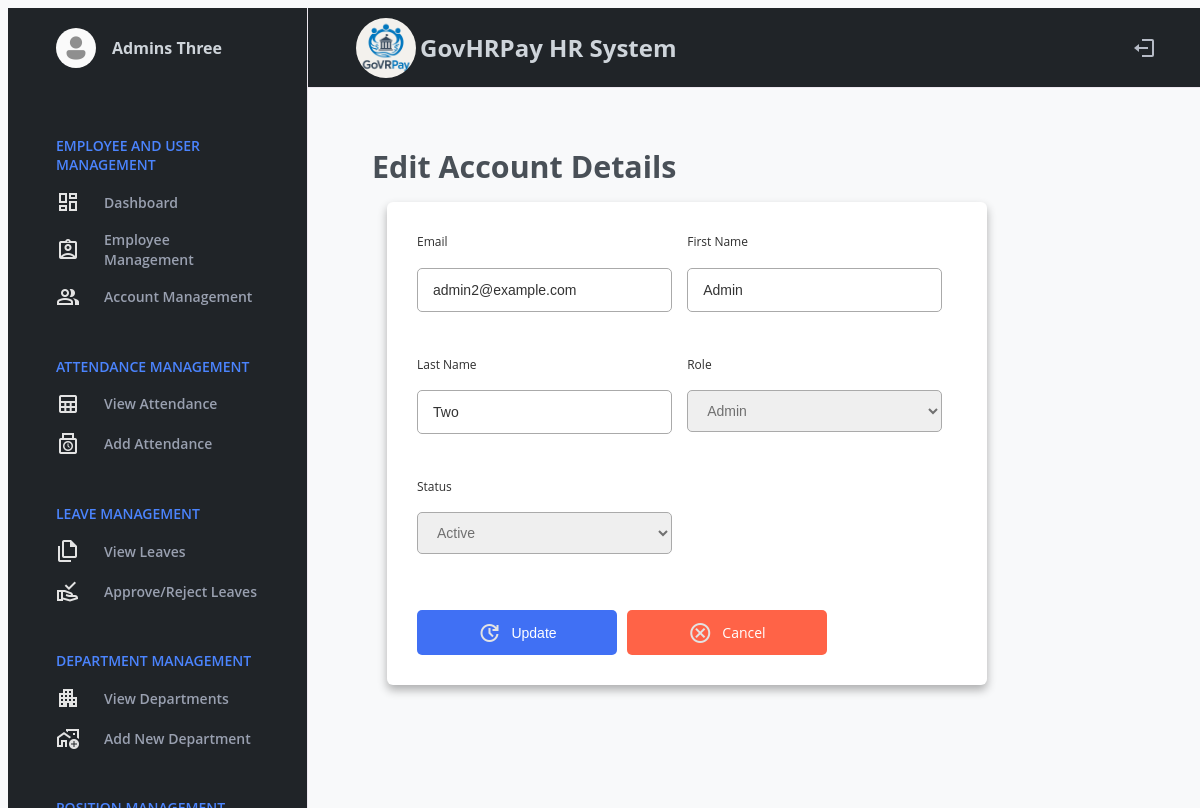
Before: /hr/admin/user/2/edit (signed in) with the older database file.
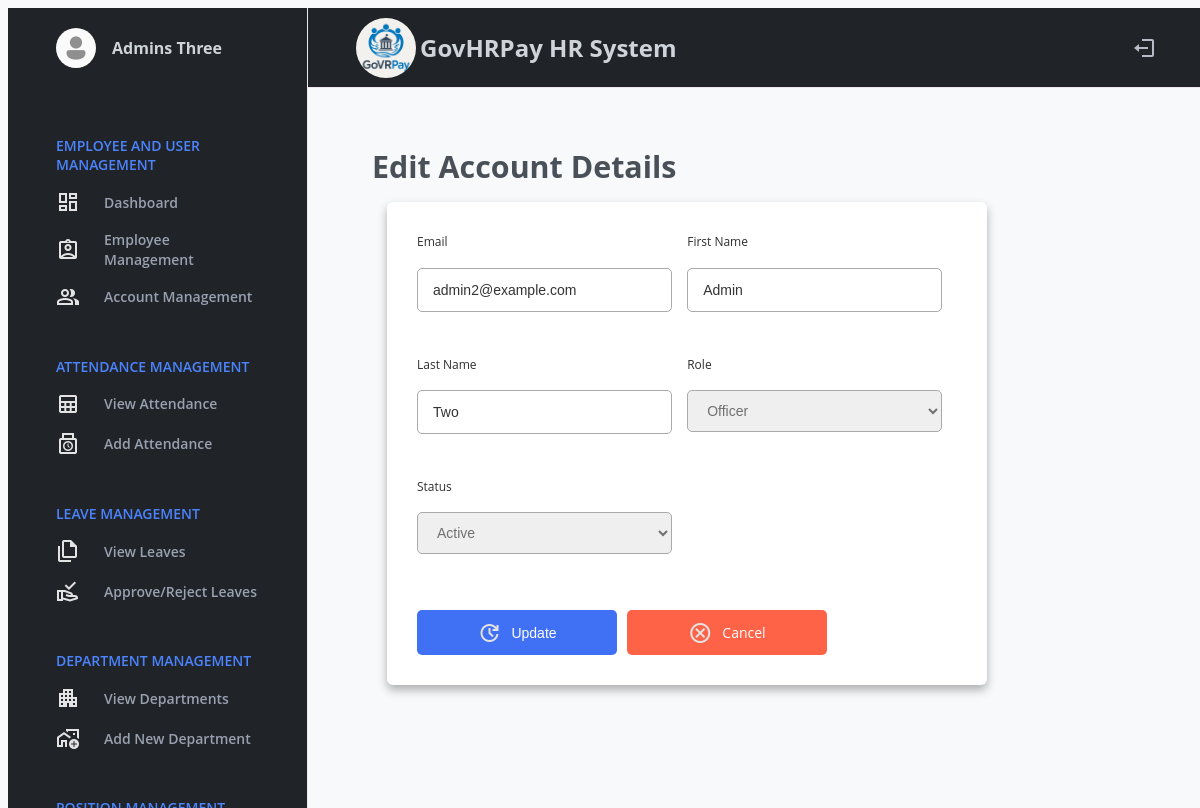
After: the same page with the newer database file.
### hr_system/hr/models/user.py (models this page shows, shortened)
class User(UserMixin, db.Model):
    id = db.Column(db.Integer, primary_key=True)
    email = db.Column(db.String(150), unique=True, nullable=False)
    password = db.Column(db.String(150), nullable=False)
    first_name = db.Column(db.String(100), nullable=False)
    last_name = db.Column(db.String(100), nullable=False)
    role = db.Column(db.String(50), nullable=False, default="employee")
    department_id = db.Column(
        db.Integer, db.ForeignKey('department.id', name='fk_user_department_id')
    )
    position = db.Column(db.String(100))
    active = db.Column(db.Boolean, default=True)
    created_at = db.Column(db.DateTime, default=datetime.utcnow)
    last_login = db.Column(db.DateTime)
    managed_department = db.relationship(
        "Department",
        back_populates="head",
        uselist=False,
        foreign_keys="[Department.head_id]"
    )
    employee_profile = db.relationship(
        "Employee",
        back_populates="user",
        uselist=False
    )
    approved_leaves = db.relationship(
        "Leave",
        back_populates="approver",
        lazy=True,
        foreign_keys="[Leave.approved_by]"
    )
    department = db.relationship(
        "Department",
        backref="users",
        foreign_keys=[department_id]
    )

### hr_system/hr/routes/hr_admin_routes.py (the view, shortened to what this page needs)
@hr_admin_bp.route("/user/<int:user_id>/edit", methods=["GET", "POST"])
@login_required
@admin_required
def edit_user(user_id):
    user = User.query.get_or_404(user_id)
    positions = Position.query.all()
    departments = Department.query.all()
    return render_template(
        "hr/admin/edit_user.html",
        user=user,
        positions=positions,
        departments=departments
    )

### hr_system/hr/__init__.py (called while the page is built)
@login_manager.user_loader
def load_user(user_id):
    return User.query.get(int(user_id))

### hr_system/hr/utils.py (called while the page is built)
def admin_required(f):
    @wraps(f)
    def decorated_function(*args, **kwargs):
        if not current_user.is_authenticated or current_user.role != 'admin':
            return jsonify({'error': 'Admin access required'}), 403
        return f(*args, **kwargs)
    return decorated_function

### templates/hr/admin/edit_user.html (shortened to what this page needs)
{% extends 'hr/admin/admin_base.html' %}
{% block content %}
<main class="content-wrap">
  <header class="content-head">
    <h1><b>Edit Account Details</b></h1>
  </header>
  <div class="edit-container">
    <form id="editUserForm" method="POST" action="{{ url_for('hr_admin.edit_user', user_id=user.id) }}">
      <div class="form first">
        <div class="details personal">
          <div class="fields">
            <div class="input-field">
              <label>Email</label>
              <input type="email" name="email" value="{{ user.email }}" readonly />
            </div>
            <div class="input-field">
              <label>First Name</label>
              <input type="text" name="first_name" value="{{ user.first_name }}" readonly />
            </div>
            <div class="input-field">
              <label>Last Name</label>
              <input type="text" name="last_name" value="{{ user.last_name }}" readonly />
            </div>
            <div class="input-field">
              <label>Role</label>
              <select name="role" required>
                <option value="admin" {% if user.role == 'admin' %}selected{% endif %}>Admin</option>
                <option value="officer" {% if user.role == 'officer' %}selected{% endif %}>Officer</option>
              </select>
            </div>
            <div class="input-field">
              <label>Status</label>
              <select name="status" required>
                <option value="1" {% if user.active %}selected{% endif %}>Active</option>
              </select>
            </div>
          </div>
        </div>
        <div style="margin-top: 20px; display: flex; gap: 10px; flex-wrap: wrap;">
          <button type="submit" style="color: #fff;" class="printing">
            <span class="material-symbols-outlined">update</span>
            Update
          </button>
          <a href="{{ url_for('hr_admin.view_users') }}" style="background: #FF6347;" class="printing">
            <span class="material-symbols-outlined">cancel</span>
            Cancel
          </a>
        </div>
      </div>
    </form>
  </div>
</main>
{% endblock %}

Changed rows visible on the page:
changed User "admin2@example.com": role "Admin" → "Officer"
